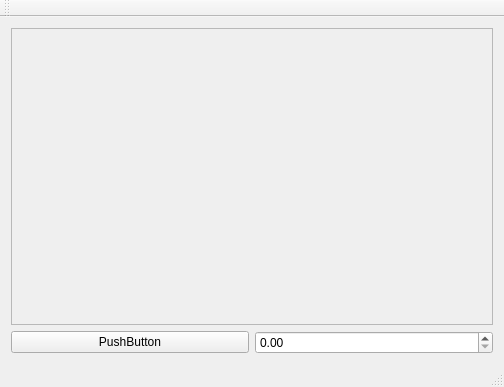
<?xml version="1.0" encoding="UTF-8"?>
<ui version="4.0">
 <class>MainWindow</class>
 <widget class="QMainWindow" name="MainWindow">
  <property name="geometry">
   <rect>
    <x>0</x>
    <y>0</y>
    <width>504</width>
    <height>387</height>
   </rect>
  </property>
  <property name="windowTitle">
   <string>MainWindow</string>
  </property>
  <widget class="QWidget" name="centralWidget">
   <layout class="QGridLayout" name="gridLayout">
    <item row="0" column="0">
     <layout class="QVBoxLayout" name="verticalLayout">
      <item>
       <widget class="QFrame" name="frame">
        <property name="frameShape">
         <enum>QFrame::StyledPanel</enum>
        </property>
        <property name="frameShadow">
         <enum>QFrame::Raised</enum>
        </property>
       </widget>
      </item>
     </layout>
    </item>
    <item row="1" column="0">
     <layout class="QHBoxLayout" name="horizontalLayout">
      <item>
       <widget class="QPushButton" name="pushButton">
        <property name="text">
         <string>PushButton</string>
        </property>
       </widget>
      </item>
      <item>
       <widget class="QDoubleSpinBox" name="doubleSpinBox"/>
      </item>
     </layout>
    </item>
   </layout>
  </widget>
  <widget class="QMenuBar" name="menuBar">
   <property name="geometry">
    <rect>
     <x>0</x>
     <y>0</y>
     <width>504</width>
     <height>23</height>
    </rect>
   </property>
  </widget>
  <widget class="QToolBar" name="mainToolBar">
   <attribute name="toolBarArea">
    <enum>TopToolBarArea</enum>
   </attribute>
   <attribute name="toolBarBreak">
    <bool>false</bool>
   </attribute>
  </widget>
  <widget class="QStatusBar" name="statusBar"/>
 </widget>
 <layoutdefault spacing="6" margin="11"/>
 <resources/>
 <connections/>
</ui>
